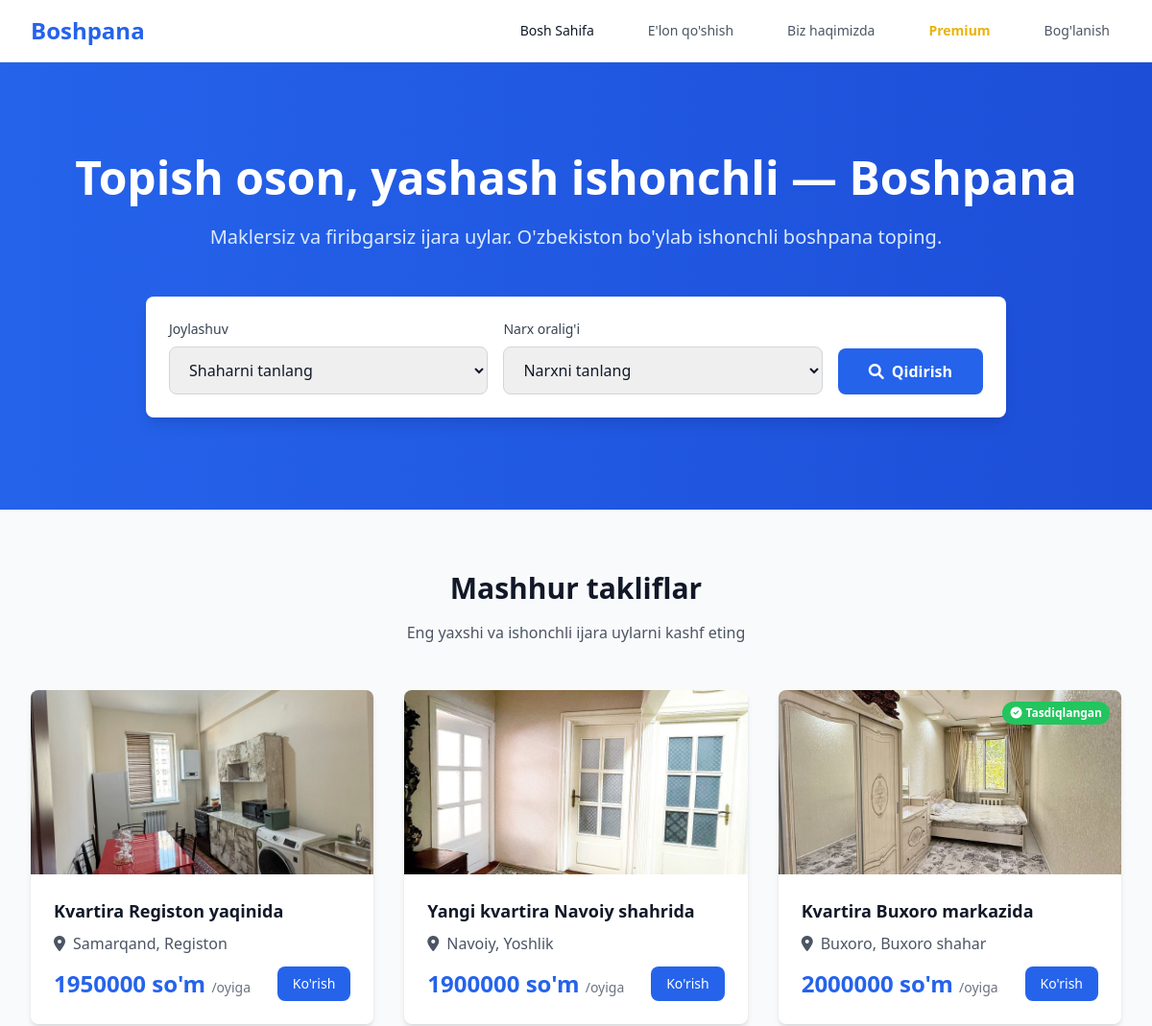
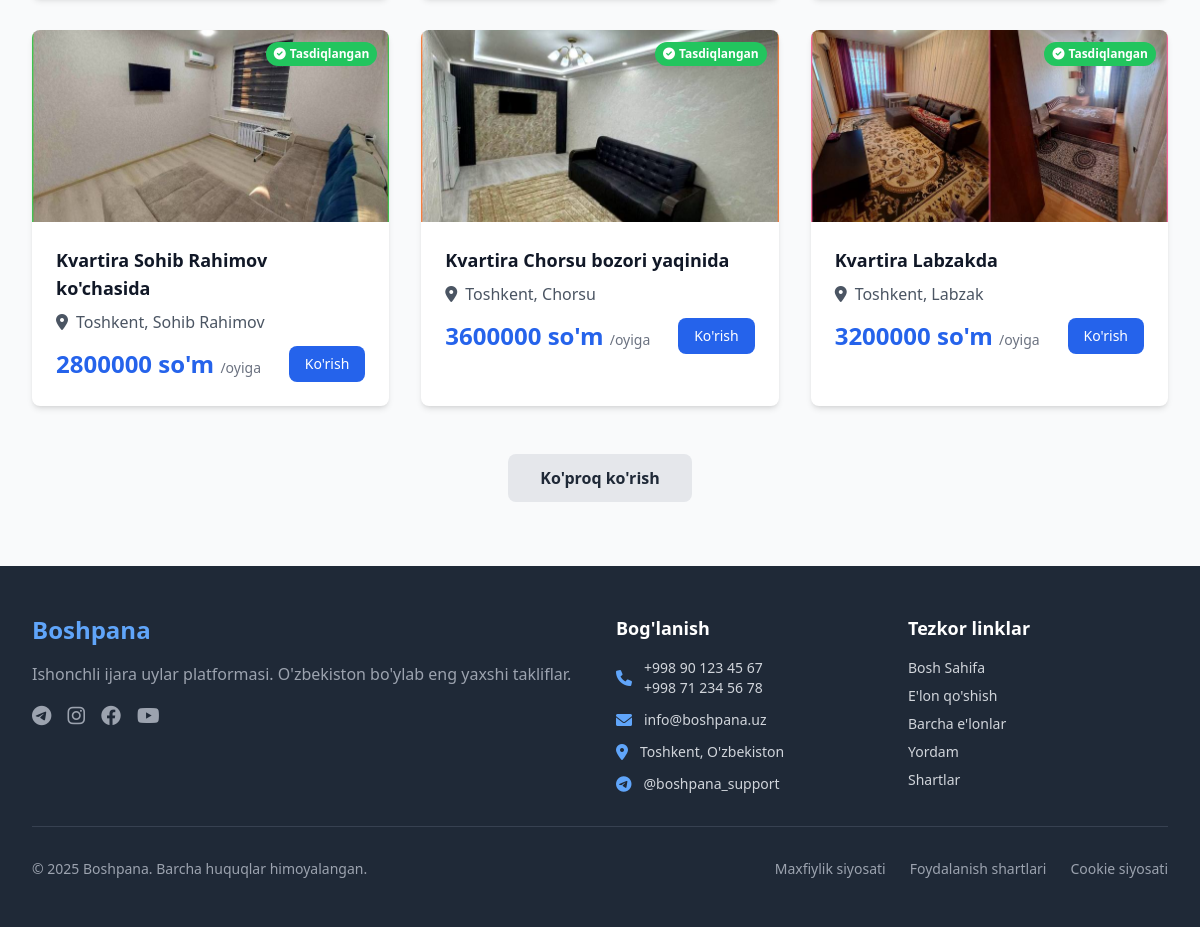
The page / on the database its author committed (2 pictures, top to bottom).
### main/models.py (models this page shows, shortened)
class Rental(models.Model):
    PROPERTY_TYPES = [
        ('apartment', 'Kvartira'),
        ('house', 'Uy'),
        ('studio', 'Studio'),
        ('penthouse', 'Penthouse'),
    ]
    CITIES = [
        ('tashkent', 'Toshkent'),
        ('samarkand', 'Samarqand'),
        ('bukhara', 'Buxoro'),
        ('andijan', 'Andijon'),
        ('namangan', 'Namangan'),
        ('fergana', 'Farg\'ona'),
        ('navoiy', 'Navoiy'),
        ('kashkadarya', 'Qashqadaryo'),
        ('surkhandarya', 'Surxondaryo'),
        ('sirdarya', 'Sirdaryo'),
        ('jizzakh', 'Jizzax'),
        ('tashkent_region', 'Toshkent viloyati'),
        ('xorezm', 'Xorazm'),
        ('karakalpakstan', 'Qoraqalpog\'iston'),
    ]
    title = models.CharField(max_length=200, verbose_name="Sarlavha")
    description = models.TextField(verbose_name="Tavsif")
    property_type = models.CharField(max_length=20, choices=PROPERTY_TYPES, verbose_name="Uy turi")
    city = models.CharField(max_length=20, choices=CITIES, verbose_name="Shahar")
    district = models.CharField(max_length=100, verbose_name="Tuman")
    address = models.CharField(max_length=200, verbose_name="Manzil")
    price = models.DecimalField(max_digits=10, decimal_places=2, verbose_name="Narx (so'm)")
    rooms = models.PositiveIntegerField(verbose_name="Xonalar soni")
    area = models.DecimalField(max_digits=8, decimal_places=2, verbose_name="Maydon (m²)")
    floor = models.PositiveIntegerField(verbose_name="Qavat")
    total_floors = models.PositiveIntegerField(verbose_name="Jami qavatlar")
    has_balcony = models.BooleanField(default=False, verbose_name="Balkon")
    has_parking = models.BooleanField(default=False, verbose_name="Avtomobil to'xtash joyi")
    has_elevator = models.BooleanField(default=False, verbose_name="Lift")
    has_air_conditioning = models.BooleanField(default=False, verbose_name="Konditsioner")
    has_internet = models.BooleanField(default=False, verbose_name="Internet")
    has_furniture = models.BooleanField(default=False, verbose_name="Mebel")
    owner = models.ForeignKey(User, on_delete=models.CASCADE, verbose_name="Egasi")
    verified = models.BooleanField(default=False, verbose_name="Tasdiqlangan")
    is_active = models.BooleanField(default=True, verbose_name="Faol")
    created_at = models.DateTimeField(auto_now_add=True, verbose_name="Yaratilgan sana")
    updated_at = models.DateTimeField(auto_now=True, verbose_name="Yangilangan sana")
    class Meta:
        verbose_name = "Ijara uyi"
        verbose_name_plural = "Ijara uylar"
        ordering = ['-created_at']

class RentalImage(models.Model):
    rental = models.ForeignKey(Rental, on_delete=models.CASCADE, related_name='images', verbose_name="Ijara uyi")
    image = models.ImageField(upload_to='rentals/', verbose_name="Rasm")
    is_primary = models.BooleanField(default=False, verbose_name="Asosiy rasm")
    created_at = models.DateTimeField(auto_now_add=True, verbose_name="Yaratilgan sana")
    class Meta:
        verbose_name = "Ijara uyi rasmi"
        verbose_name_plural = "Ijara uyi rasmlari"

### main/views.py (the view, shortened to what this page needs)
# urls.py: 2. Add a URL to urlpatterns:  path('', views.home, name='home')
def home(request):
    rentals = Rental.objects.filter(is_active=True).select_related('owner').prefetch_related('images')
    city = request.GET.get('city')
    price_range = request.GET.get('price_range')
    if city:
        rentals = rentals.filter(city=city)
    rentals = rentals[:6]
    return render(request, 'main/home.html', {
        'rentals': rentals,
        'current_year': datetime.now().year,
        'selected_city': city,
        'selected_price_range': price_range,
    })

### templates/main/home.html (shortened to what this page needs)
<!DOCTYPE html>
<html lang="uz">
<head>
    <script src="https://cdn.tailwindcss.com"></script>
    <link href="https://cdnjs.cloudflare.com/ajax/libs/font-awesome/6.0.0/css/all.min.css" rel="stylesheet">
</head>
<body class="bg-gray-50">
    <nav class="bg-white shadow-sm border-b">
        <div class="max-w-7xl mx-auto px-4 sm:px-6 lg:px-8">
            <div class="flex justify-between items-center h-16">
                <div class="flex items-center">
                    <div class="flex-shrink-0">
                        <a href="{% url 'home' %}">
                            <h1 class="text-2xl font-bold text-blue-600">Boshpana</h1>
                        </a>
                    </div>
                </div>
                <div class="hidden md:block">
                    <div class="ml-10 flex items-baseline space-x-8">
                        <a href="{% url 'home' %}" class="text-gray-900 hover:text-blue-600 px-3 py-2 text-sm font-medium transition-colors">Bosh Sahifa</a>
                        <a href="/add-listing/" class="text-gray-600 hover:text-blue-600 px-3 py-2 text-sm font-medium transition-colors">E'lon qo'shish</a>
                        <a href="/about/" class="text-gray-600 hover:text-blue-600 px-3 py-2 text-sm font-medium transition-colors">Biz haqimizda</a>
                        <a href="/premium/" class="text-yellow-500 hover:text-yellow-600 px-3 py-2 text-sm font-semibold transition-colors">Premium</a>
                        <a href="#contact" class="text-gray-600 hover:text-blue-600 px-3 py-2 text-sm font-medium transition-colors">Bog'lanish</a>
                    </div>
                </div>
            </div>
        </div>
    </nav>
    <section class="bg-gradient-to-r from-blue-600 to-blue-700 text-white">
        <div class="max-w-7xl mx-auto px-4 sm:px-6 lg:px-8 py-16 lg:py-24">
            <div class="text-center">
                <h1 class="text-3xl md:text-5xl font-bold mb-6">
                    Topish oson, yashash ishonchli — Boshpana
                </h1>
                <p class="text-lg md:text-xl mb-12 text-blue-100 max-w-3xl mx-auto">
                    Maklersiz va firibgarsiz ijara uylar. O'zbekiston bo'ylab ishonchli boshpana toping.
                </p>
                <div class="bg-white rounded-lg shadow-lg p-6 max-w-4xl mx-auto">
                    <form method="GET" action="{% url 'search' %}" class="flex flex-col md:flex-row gap-4">
                        <div class="flex-1">
                            <label class="block text-sm font-medium text-gray-700 mb-2 text-left">Joylashuv</label>
                            <select name="city" class="w-full px-4 py-3 border border-gray-300 rounded-lg focus:ring-2 focus:ring-blue-500 focus:border-transparent text-gray-900">
                                <option value="">Shaharni tanlang</option>
                            </select>
                        </div>
                        <div class="flex-1">
                            <label class="block text-sm font-medium text-gray-700 mb-2 text-left">Narx oralig'i</label>
                            <select name="price_range" class="w-full px-4 py-3 border border-gray-300 rounded-lg focus:ring-2 focus:ring-blue-500 focus:border-transparent text-gray-900">
                                <option value="">Narxni tanlang</option>
                            </select>
                        </div>
                        <div class="flex items-end">
                            <button type="submit" class="w-full md:w-auto bg-blue-600 hover:bg-blue-700 text-white font-semibold py-3 px-8 rounded-lg transition-colors duration-200 flex items-center justify-center gap-2">
                                <i class="fas fa-search"></i>
                                Qidirish
                            </button>
                        </div>
                    </form>
                </div>
            </div>
        </div>
    </section>
    <section class="py-16">
        <div class="max-w-7xl mx-auto px-4 sm:px-6 lg:px-8">
            <div class="text-center mb-12">
                <h2 class="text-3xl font-bold text-gray-900 mb-4">Mashhur takliflar</h2>
                <p class="text-gray-600 max-w-2xl mx-auto">Eng yaxshi va ishonchli ijara uylarni kashf eting</p>
            </div>
            <div class="grid grid-cols-1 md:grid-cols-2 lg:grid-cols-3 gap-8">
                {% for rental in rentals %}
                <div class="bg-white rounded-lg shadow-md overflow-hidden hover:shadow-lg transition-shadow duration-300">
                    <div class="relative">
                        {% if rental.images.exists %}
                            {% with rental.images.first as first_image %}
                                <img src="{{ first_image.image.url }}"
                                     alt="{{ rental.title }}"
                                     class="w-full h-48 object-cover">
                            {% endwith %}
                        {% else %}
                            <img src="/placeholder.svg?height=200&width=300"
                                 alt="{{ rental.title }}"
                                 class="w-full h-48 object-cover">
                        {% endif %}
                        {% if rental.verified %}
                        <div class="absolute top-3 right-3">
                            <span class="bg-green-500 text-white px-2 py-1 rounded-full text-xs font-semibold flex items-center gap-1">
                                <i class="fas fa-check-circle"></i>
                                Tasdiqlangan
                            </span>
                        </div>
                        {% endif %}
                    </div>
                    <div class="p-6">
                        <h3 class="text-lg font-semibold text-gray-900 mb-2">{{ rental.title }}</h3>
                        <div class="flex items-center text-gray-600 mb-3">
                            <i class="fas fa-map-marker-alt mr-2"></i>
                            <span>{{ rental.get_city_display }}, {{ rental.district }}</span>
                        </div>
                        <div class="flex items-center justify-between">
                            <div class="text-2xl font-bold text-blue-600">
                                {{ rental.price|floatformat:0 }} so'm
                                <span class="text-sm font-normal text-gray-500">/oyiga</span>
                            </div>
                            <a href="{% url 'listing_detail' rental.pk %}" class="bg-blue-600 hover:bg-blue-700 text-white px-4 py-2 rounded-lg text-sm font-medium transition-colors duration-200 block text-center">
                                Ko'rish
                            </a>
                        </div>
                    </div>
                </div>
                {% empty %}
                <div class="col-span-3 text-center text-gray-500 py-8">
                    <i class="fas fa-home text-4xl mb-4 text-gray-300"></i>
                    <p class="text-lg">Hozircha e'lonlar mavjud emas.</p>
                    <p class="text-sm mt-2">Biroq tez orada yangi takliflar paydo bo'ladi!</p>
                </div>
                {% endfor %}
            </div>
            <div class="text-center mt-12">
                <a href="{% url 'all_listings' %}" class="bg-gray-200 hover:bg-gray-300 text-gray-800 font-semibold py-3 px-8 rounded-lg transition-colors duration-200 inline-block">
                    Ko'proq ko'rish
                </a>
            </div>
        </div>
    </section>
    <footer class="bg-gray-800 text-white" id="contact">
        <div class="max-w-7xl mx-auto px-4 sm:px-6 lg:px-8 py-12">
            <div class="grid grid-cols-1 md:grid-cols-4 gap-8">
                <div class="col-span-1 md:col-span-2">
                    <div class="mb-6">
                        <h3 class="text-2xl font-bold text-blue-400 mb-4">Boshpana</h3>
                        <p class="text-gray-400 mb-4">Ishonchli ijara uylar platformasi. O'zbekiston bo'ylab eng yaxshi takliflar.</p>
                        <div class="flex space-x-4">
                            <a href="https://t.me/boshpana_uz" class="text-gray-400 hover:text-blue-400 transition-colors">
                                <i class="fab fa-telegram text-xl"></i>
                            </a>
                            <a href="https://instagram.com/boshpana_uz" class="text-gray-400 hover:text-pink-400 transition-colors">
                                <i class="fab fa-instagram text-xl"></i>
                            </a>
                            <a href="https://facebook.com/boshpana.uz" class="text-gray-400 hover:text-blue-600 transition-colors">
                                <i class="fab fa-facebook text-xl"></i>
                            </a>
                            <a href="https://youtube.com/@boshpana" class="text-gray-400 hover:text-red-600 transition-colors">
                                <i class="fab fa-youtube text-xl"></i>
                            </a>
                        </div>
                    </div>
                </div>
                <div class="col-span-1">
                    <h4 class="text-lg font-semibold mb-4">Bog'lanish</h4>
                    <div class="space-y-3">
                        <div class="flex items-center">
                            <i class="fas fa-phone mr-3 text-blue-400"></i>
                            <div>
                                <p class="text-sm text-gray-300">+998 90 123 45 67</p>
                                <p class="text-sm text-gray-300">+998 71 234 56 78</p>
                            </div>
                        </div>
                        <div class="flex items-center">
                            <i class="fas fa-envelope mr-3 text-blue-400"></i>
                            <p class="text-sm text-gray-300">info@boshpana.uz</p>
                        </div>
                        <div class="flex items-center">
                            <i class="fas fa-map-marker-alt mr-3 text-blue-400"></i>
                            <p class="text-sm text-gray-300">Toshkent, O'zbekiston</p>
                        </div>
                        <div class="flex items-center">
                            <i class="fab fa-telegram mr-3 text-blue-400"></i>
                            <p class="text-sm text-gray-300">@boshpana_support</p>
                        </div>
                    </div>
                </div>
                <div class="col-span-1">
                    <h4 class="text-lg font-semibold mb-4">Tezkor linklar</h4>
                    <div class="space-y-2">
                        <a href="{% url 'home' %}" class="block text-sm text-gray-300 hover:text-white transition-colors">Bosh Sahifa</a>
                        <a href="#" class="block text-sm text-gray-300 hover:text-white transition-colors">E'lon qo'shish</a>
                        <a href="#" class="block text-sm text-gray-300 hover:text-white transition-colors">Barcha e'lonlar</a>
                        <a href="#" class="block text-sm text-gray-300 hover:text-white transition-colors">Yordam</a>
                        <a href="#" class="block text-sm text-gray-300 hover:text-white transition-colors">Shartlar</a>
                    </div>
                </div>
            </div>
            <div class="border-t border-gray-700 pt-8 mt-8">
                <div class="flex flex-col md:flex-row justify-between items-center">
                    <div class="text-center md:text-left mb-4 md:mb-0">
                        <p class="text-gray-400 text-sm">
                            &copy; {{ current_year|default:"2024" }} Boshpana. Barcha huquqlar himoyalangan.
                        </p>
                    </div>
                    <div class="flex space-x-6">
                        <a href="#" class="text-gray-400 hover:text-white text-sm transition-colors">Maxfiylik siyosati</a>
                        <a href="#" class="text-gray-400 hover:text-white text-sm transition-colors">Foydalanish shartlari</a>
                        <a href="#" class="text-gray-400 hover:text-white text-sm transition-colors">Cookie siyosati</a>
                    </div>
                </div>
            </div>
        </div>
    </footer>
</body>
</html>

### rows shown on the page
Rental: images.first.image (picture), title "Kvartira Registon yaqinida", city "Samarqand", district "Registon", price "1950000"
Rental: images.first.image (picture), title "Yangi kvartira Navoiy shahrida", city "Navoiy", district "Yoshlik", price "1900000"
Rental: images.first.image (picture), verified True (drawn), title "Kvartira Buxoro markazida", city "Buxoro", district "Buxoro shahar", price "2000000"
Rental: images.first.image (picture), verified True (drawn), title "Kvartira Sohib Rahimov ko'chasida", city "Toshkent", district "Sohib Rahimov", price "2800000"
Rental: images.first.image (picture), verified True (drawn), title "Kvartira Chorsu bozori yaqinida", city "Toshkent", district "Chorsu", price "3600000"
Rental: images.first.image (picture), verified True (drawn), title "Kvartira Labzakda", city "Toshkent", district "Labzak", price "3200000"
